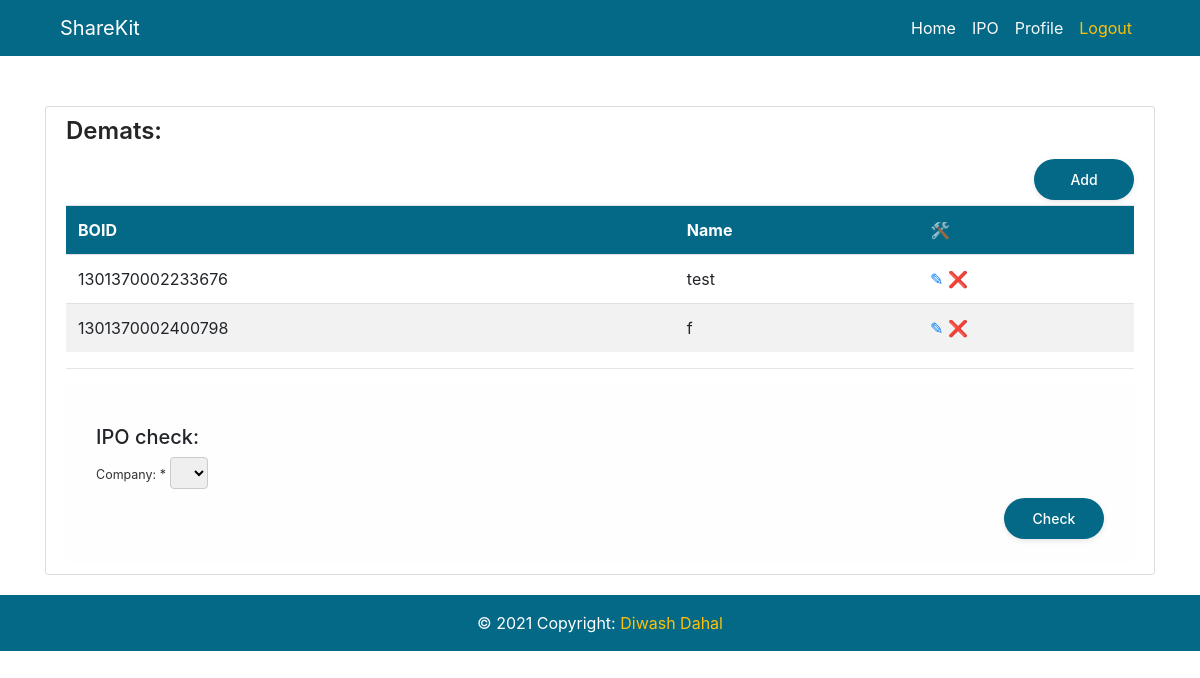
/ipo/ (signed in), run on the app's committed database.
### sharekitapp/models.py (models this page shows, shortened)
class Demat(models.Model):
    boid = models.IntegerField(validators=[
        RegexValidator(
            regex='^1301\d{12}$',
            message='Invalid BOID',
            code='invalid_boid'
            ),
        ]
    )
    name = models.CharField(max_length=50)
    user = models.ForeignKey(User, on_delete=CASCADE)

### sharekitapp/views.py (the view)
# urls.py: path('ipo/', DematListView.as_view(), name="ipo"),
class DematListView(LoginRequiredMixin, ListView):
    model = Demat
    template_name = 'sharekitapp/ipo.html'
    context_object_name = 'demats'
    ordering = ['-id']
    def get_queryset(self):
        return Demat.objects.filter(
            user=self.request.user
        ).order_by('-id')
    def get_context_data(self, **kwargs: any) -> dict[str, any]:
        context = super(DematListView, self).get_context_data(**kwargs)
        context['share_data'] = share_data
        context['form'] = Ipo()
        return context

### sharekitapp/forms.py
class Ipo(forms.Form):
    company = forms.ChoiceField(label="Company: ", choices=companies)

### sharekitapp/templates/sharekitapp/ipo.html (shortened to what this page needs)
{% extends "sharekitapp/base.html" %}
{% load share_filters %}
{% load crispy_forms_tags %}
{% block content %}
<div class="content-section">
    <h4>Demats:</h4>
    <a href="{% url 'add-demat' %}" class="float-right"><button>Add</button></a>
    <table class="table table-striped">
        <tr class="table-head">
            <th>BOID</th>
            <th>Name</th>
            <th>&#128736;</th>
        </tr>
        {% for demat in demats %}
            <tr>
                <td>{{ demat.boid }}</td>
                <td>{{ demat.name }}</td>
                <td>
                    <a href="{% url 'update-demat' demat.id %}">
                        &#9998;
                    </a>
                    <a href="{% url 'delete-demat' demat.id %}">
                        &#10060;
                    </a>
                </td>
            </tr>
        {% endfor %}
    </table><hr>
    <form class="log-in" method="POST" action="{% url 'ipo-result' %}">
        <h5>IPO check:</h5>
        {{ form|crispy }}
        <button type="submit">Check</button>
    </form>
</div>
{% endblock %}

### sharekitapp/static/sharekitapp/style.css (style rules this page uses)
:root { --clr: #036986; }
h4 { font-size: 24px; font-weight: 600; color: #000; opacity: 0.85; }
label { font-size: 12.5px; color: #000; opacity: 0.8; font-weight: 400; }
form { padding: 40px 30px; background: #fefefe; display: flex; flex-direction: column; align-items: flex-start; padding-bottom: 20px; }
button { -webkit-appearance: none; width: auto; min-width: 100px; border-radius: 24px; text-align: center; padding: 10px; margin-top: 5px; margin-bottom: 5px; background-color: var(--clr); color: #fff; font-size: 14px; margin-left: auto; font-weight: 500; box-shadow: 0px 2px 6px -1px rgba(0, 0, 0, 0.13); border: none; transition: all 0.3s ease; outline: 0; }
.select { border: 1px solid rgb(204, 202, 202); border-radius: 0.25em; padding: 0.25em 0.5em; cursor: pointer; line-height: 1.1; }
.content-section { margin-top:50px; background: #ffffff; padding: 10px 20px; border: 1px solid #dddddd; border-radius: 3px; margin-bottom: 20px; overflow: auto; }
.table-head, footer { background-color: var(--clr) !important; color: white; }

### data on the page
Demat: boid "1301370002233676", name "test"
Demat: boid "1301370002400798", name "f"
